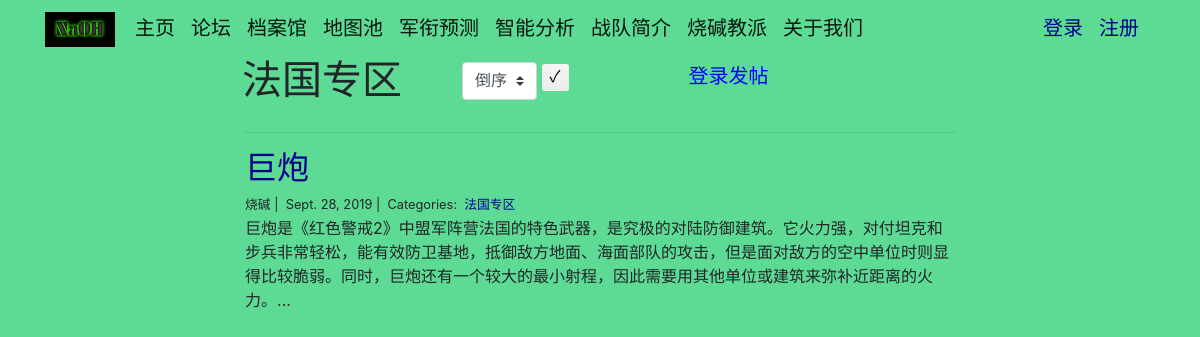
The page /blog/法国专区/ on the database as committed earlier.
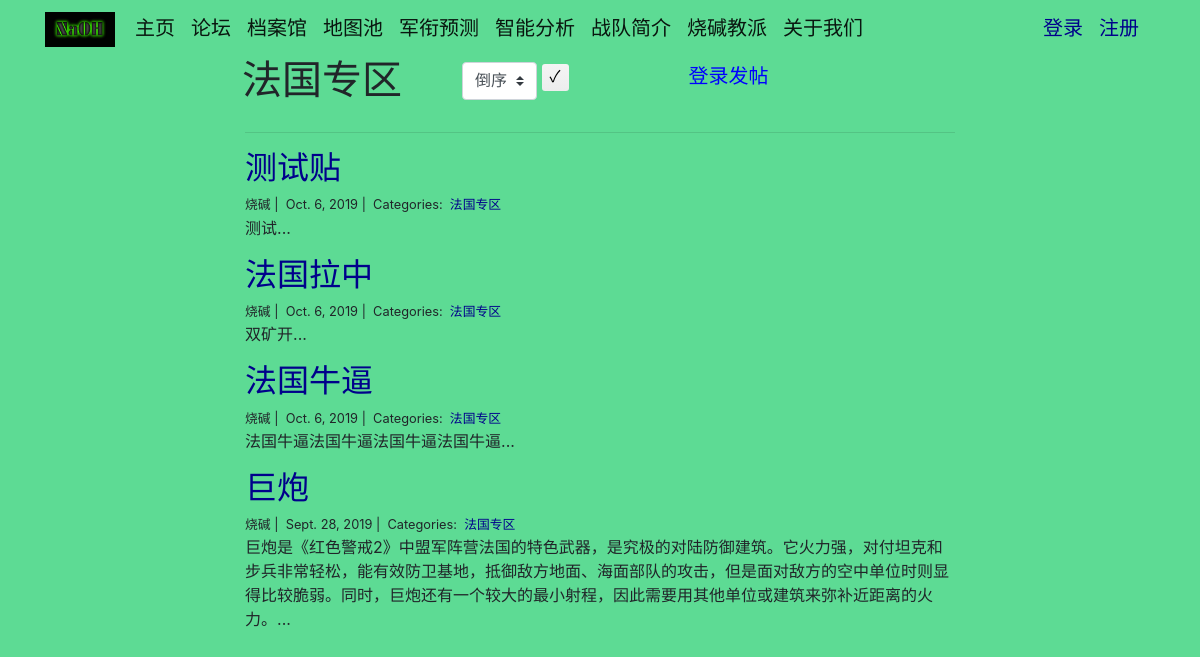
The same page on the database as committed later.
### blog/models.py (models this page shows)
class Post(models.Model):
    title = models.CharField(max_length=255)
    author = models.CharField(max_length=100)
    body = models.TextField()
    created_on = models.DateTimeField(auto_now_add=True)
    last_modified = models.DateTimeField(auto_now=True)
    categories = models.ManyToManyField('Category', related_name='posts')

class Category(models.Model):
    name = models.CharField(max_length=20)

### blog/views.py (the view)
# urls.py: path("<category>/", views.blog_category, name="blog_category"),
def blog_category(request, category):
    posts = Post.objects.filter(
        categories__name__contains=category
    ).order_by(
        '-created_on'
    )
    language = select_language(request)
    order = 'reverseorder'
    if request.method == 'POST':
        order = request.POST['selection']
    if order == 'inorder':
        posts = posts[::-1]
    context = {
        "category": category,
        "posts": posts,
        "language": language,
        "order": order
    }
    return render(request, "blog_category.html", context)

### blog/views.py (called while the page is built)
def select_language(request):
    language = 'English'
    if request.user.is_authenticated:
        if request.session.get(request.user.username, None) == None:
            request.session[request.user.username] = 'Chinese'
        language = request.session[request.user.username]
    return language

### blog/templates/blog_category.html (shortened to what this page needs)
{% extends "base.html" %}
{% block page_content %}
<div class="col-md-8 offset-md-2">
    <div class="row">
    <h1 style="margin-right: 5vw; margin-left: 12px;">{{ category | title }}</h1>
    {% if order == "inorder" %}
        <form action="" method="post">
        {% csrf_token %}
        <select class="custom-select" name="selection">
          <option value="inorder">正序</option>
          <option value="reverseorder">倒序</option>
        </select>
        <input type="submit" value="&check;">
        </form>
    {% else %}
        <form action="" method="post">
        <select class="custom-select" name="selection">
          <option value="reverseorder">倒序</option>
        </select>
        <input type="submit" value="&check;">
        </form>
    {% endif %}
    {% if user.is_authenticated %}
        <a style="color: #0000FF;" class="navbar-brand" href="{% url 'create_blog' category%}">新建帖子</a>
    {% else %}
        <a style="color: #0000FF;" class="navbar-brand" href="{% url 'login' %}">登录发帖</a>
    {% endif %}
    </div>
    <hr>
    {% for post in posts %}
        <h2><a style="color: #00008B;" href="{% url 'blog_detail' post.pk%}">{{ post.title }}</a></h2>
        <small>
            {{ post.author }} |&nbsp;
            {{ post.created_on.date }} |&nbsp;
            Categories:&nbsp;
            {% for category in post.categories.all %}
            <a style="color: #00008B;" href="{% url 'blog_category' category.name %}">
                {{ category.name }}
            </a>&nbsp;
            {% endfor %}
        </small>
        <p>{{ post.body | slice:":400" }}...</p>
    {% endfor %}
</div>
{% endblock %}

Rows that differ between the two databases and show on the page:
added Post: title "测试贴", author "烧碱", created_on "Oct. 6, 2019", body "测试", Category (name "法国专区")
added Post: title "法国拉中", author "烧碱", created_on "Oct. 6, 2019", body "双矿开", Category (name "法国专区")
added Post: title "法国牛逼", author "烧碱", created_on "Oct. 6, 2019", body "法国牛逼法国牛逼法国牛逼法国牛逼", Category (name "法国专区")
